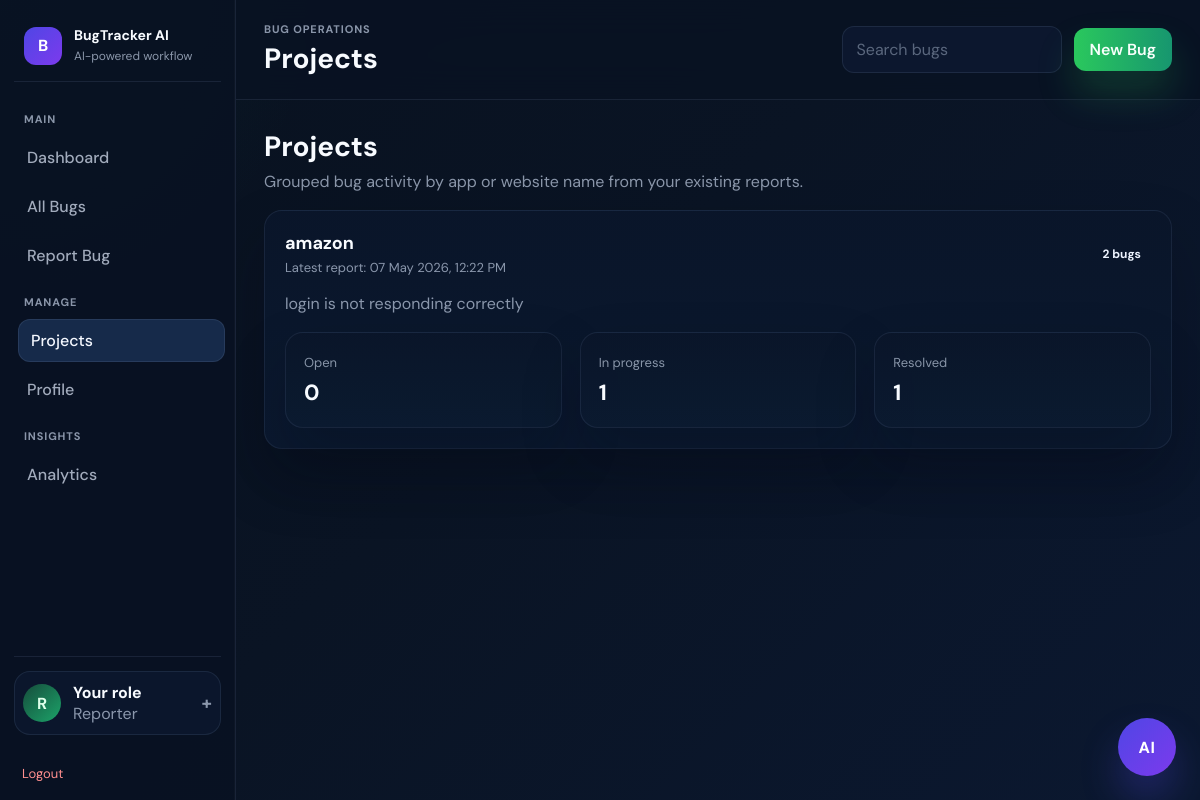
Screenshot of /projects (signed in) with the database file from the repository.
### tables this page shows
CREATE TABLE bugs (
        id INTEGER PRIMARY KEY AUTOINCREMENT,
        title TEXT,
        description TEXT,
        priority TEXT,
        status TEXT,
        assigned_to TEXT,
        created_at TEXT
    , reporter TEXT, app_name TEXT, steps TEXT, expected_result TEXT, actual_result TEXT, contact TEXT, resolution_note TEXT, fixed_at TEXT, screenshot_path TEXT, ai_summary TEXT, ai_priority TEXT, ai_suspected_cause TEXT, ai_fix_plan TEXT, ai_repro_steps TEXT, ai_resolution_summary TEXT);

### app.py (the view)
@app.route("/projects")
def projects():
    if not is_logged_in():
        return redirect(url_for("login"))
    if is_admin():
        bugs = get_all_bugs()
    elif is_fixer():
        bugs = get_bugs_for_fixer(session["user"])
    else:
        bugs = get_bugs_for_reporter(session["user"])
    return render_template(
        "projects.html",
        role=session.get("role", "user"),
        projects=build_project_summaries(bugs),
        active_page="projects"
    )

### app.py (called while the page is built)
def is_logged_in():
    return "user" in session

def is_fixer():
    return session.get("role") == "fixer"

def is_admin():
    return session.get("role") == "admin"

def format_role_label(role):
    labels = {
        "admin": "Admin",
        "fixer": "Fixer",
        "user": "Reporter",
    }
    return labels.get(role, str(role).title())

@app.context_processor
def inject_display_helpers():
    return {
        "display_name": format_display_name,
        "role_label": format_role_label,
    }

def parse_bug_datetime(value):
    if not value:
        return None
    try:
        return datetime.strptime(value, "%d %b %Y, %I:%M %p")
    except ValueError:
        return None

### database.py (called while the page is built)
def get_connection():
    conn = sqlite3.connect(DB_NAME)
    conn.row_factory = sqlite3.Row
    return conn

def get_bugs_for_reporter(username, status_filter="", priority_filter="", search_query=""):
    conn = get_connection()
    cursor = conn.cursor()
    query = "SELECT * FROM bugs WHERE reporter=?"
    params = [username]
    if status_filter:
        query += " AND status=?"
        params.append(status_filter)
    if priority_filter:
        query += " AND priority=?"
        params.append(priority_filter)
    if search_query:
        query += " AND (title LIKE ? OR app_name LIKE ? OR description LIKE ? OR assigned_to LIKE ?)"
        like_query = f"%{search_query}%"
        params.extend([like_query, like_query, like_query, like_query])
    query += " ORDER BY id DESC"
    cursor.execute(query, params)
    bugs = cursor.fetchall()
    conn.close()
    return bugs

### templates/projects.html (shortened to what this page needs)
{% extends "base.html" %}
{% block page_title %}Projects{% endblock %}
{% block content %}
<div class="page-header">
    <h2>Projects</h2>
    <p>Grouped bug activity by app or website name from your existing reports.</p>
</div>
<section class="project-grid">
    {% for project in projects %}
    <article class="project-card">
        <div class="project-top">
            <div>
                <h3 class="card-title">{{ project.name }}</h3>
                <p class="card-subtitle">Latest report: {{ project.latest_created_at }}</p>
            </div>
            <span class="badge">{{ project.total }} bugs</span>
        </div>
        <p class="desc-copy">{{ project.latest_title }}</p>
        <div class="stats-grid" style="grid-template-columns:repeat(3,minmax(0,1fr));margin:16px 0 0;">
            <div class="metric-card"><span>Open</span><strong style="font-size:22px;">{{ project.open }}</strong></div>
            <div class="metric-card"><span>In progress</span><strong style="font-size:22px;">{{ project.in_progress }}</strong></div>
            <div class="metric-card"><span>Resolved</span><strong style="font-size:22px;">{{ project.resolved }}</strong></div>
        </div>
    </article>
    {% else %}
    <div class="empty-state">No projects yet. Add bugs with an app or website name to populate this view.</div>
    {% endfor %}
</section>
{% endblock %}

### static/app.css (style rules this page uses)
:root { --sidebar-width: 236px; --bg: #f5f7fb; --surface: #ffffff; --surface-muted: #f8fafc; --border: #e2e8f0; --text: #0f172a; --muted: #64748b; --primary: #4f46e5; --primary-soft: #eef2ff; --danger: #dc2626; --danger-soft: #fee2e2; --warning: #d97706; --warning-soft: #fef3c7; --success: #16a34a; --success-soft: #dcfce7; --info: #0369a1; --info-soft: #e0f2fe; --shadow: 0 24px 48px rgba(15, 23, 42, 0.08); --radius: 18px; }
* { box-sizing: border-box; }
body { margin: 0; font-family: "DM Sans", sans-serif; background: var(--bg); color: var(--text); }
button, a, .card, .list-card, .metric-card, .project-card, .table-row, .input, .select, .textarea, .nav-link, .file-dropzone { transition: transform 0.22s ease, box-shadow 0.22s ease, border-color 0.22s ease, background-color 0.22s ease, color 0.22s ease, opacity 0.22s ease; }
.brand span, .sidebar-user span, .nav-section, .eyebrow, .card-subtitle, .meta-copy, .empty-copy, .flash { color: var(--muted); }
.topbar h1, .page-header h2, .auth-copy h1, .auth-card h2 { margin: 0; font-size: 28px; }
.page-header { margin-bottom: 18px; }
.page-header p { margin: 6px 0 0; color: var(--muted); }
.hero-card, .card, .metric-card, .list-card, .comment-card, .project-card, .auth-card, .auth-copy { background: var(--surface); border: 1px solid var(--border); border-radius: var(--radius); box-shadow: var(--shadow); }
.stats-grid, .card-grid, .split-grid, .form-grid, .auth-shell { display: grid; gap: 18px; }
.stats-grid { grid-template-columns: repeat(4, minmax(0, 1fr)); margin-bottom: 20px; }
.metric-card { padding: 18px; }
.metric-card strong { font-size: 31px; display: block; margin: 6px 0 2px; }
.metric-card span { color: var(--muted); font-size: 13px; }
.card, .list-card, .project-card { padding: 20px; }
.card-title-row, .table-toolbar, .comment-head, .detail-meta, .project-top, .stack-row { display: flex; justify-content: space-between; align-items: center; gap: 12px; }
.card-title { margin: 0; font-size: 18px; }
.card-subtitle { margin: 4px 0 0; font-size: 13px; }
.workload-list, .status-bars, .comment-list, .project-grid, .table-list { display: grid; gap: 12px; }
.badge { display: inline-flex; align-items: center; padding: 5px 10px; border-radius: 999px; font-size: 12px; font-weight: 700; }
.desc-copy, .meta-copy { color: var(--muted); line-height: 1.5; }
body.app-theme { background: radial-gradient(circle at top left, rgba(19, 166, 114, 0.08), transparent 22%), linear-gradient(135deg, #08111f 0%, #0a1424 46%, #0b1830 100%); color: #eef4ff; }
body.app-theme .brand strong, body.app-theme .topbar h1, body.app-theme .page-header h2, body.app-theme .card-title, body.app-theme .metric-card strong, body.app-theme .sidebar-user-summary strong, body.app-theme .table-row strong, body.app-theme .report-form-top h3, body.app-theme .report-step h3 { color: #f8fbff; }
body.app-theme .brand span, body.app-theme .nav-section, body.app-theme .meta-copy, body.app-theme .card-subtitle, body.app-theme .page-header p, body.app-theme .sidebar-user-summary span, body.app-theme .desc-copy, body.app-theme .field label, body.app-theme .table-head, body.app-theme .eyebrow { color: rgba(188, 201, 222, 0.72); }
body.app-theme .card, body.app-theme .list-card, body.app-theme .metric-card, body.app-theme .project-card, body.app-theme .comment-card, body.app-theme .ai-card, body.app-theme .ai-block { background: linear-gradient(180deg, rgba(10, 22, 42, 0.96), rgba(11, 26, 48, 0.96)); border-color: rgba(98, 119, 154, 0.16); box-shadow: 0 30px 60px rgba(3, 10, 22, 0.24); }
body.app-theme .metric-card span, body.app-theme .ai-label, body.app-theme .status-row .meta-copy, body.app-theme .workload-row span, body.app-theme .comment-card span { color: rgba(190, 202, 221, 0.7); }

### rows the page displays
bugs: name "amazon", latest_created_at "07 May 2026, 12:22 PM", total "2", latest_title "login is not responding correctly", open "0", in_progress "1", resolved "1"

### other values shown
{{ role_label(role)[0] }} "R"
{{ role_label(role) }} "Reporter"
